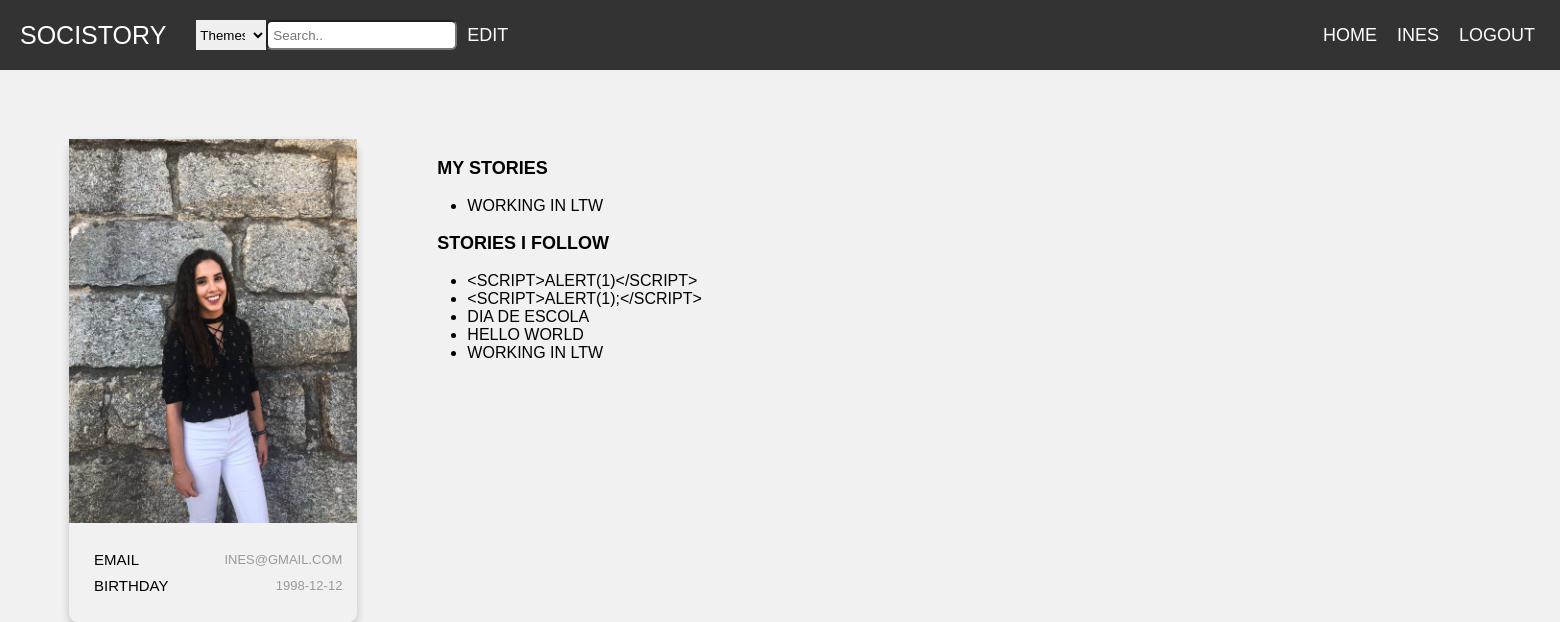
Page /pages/profilePage.php?username=Ines (signed in) on the earlier database version.
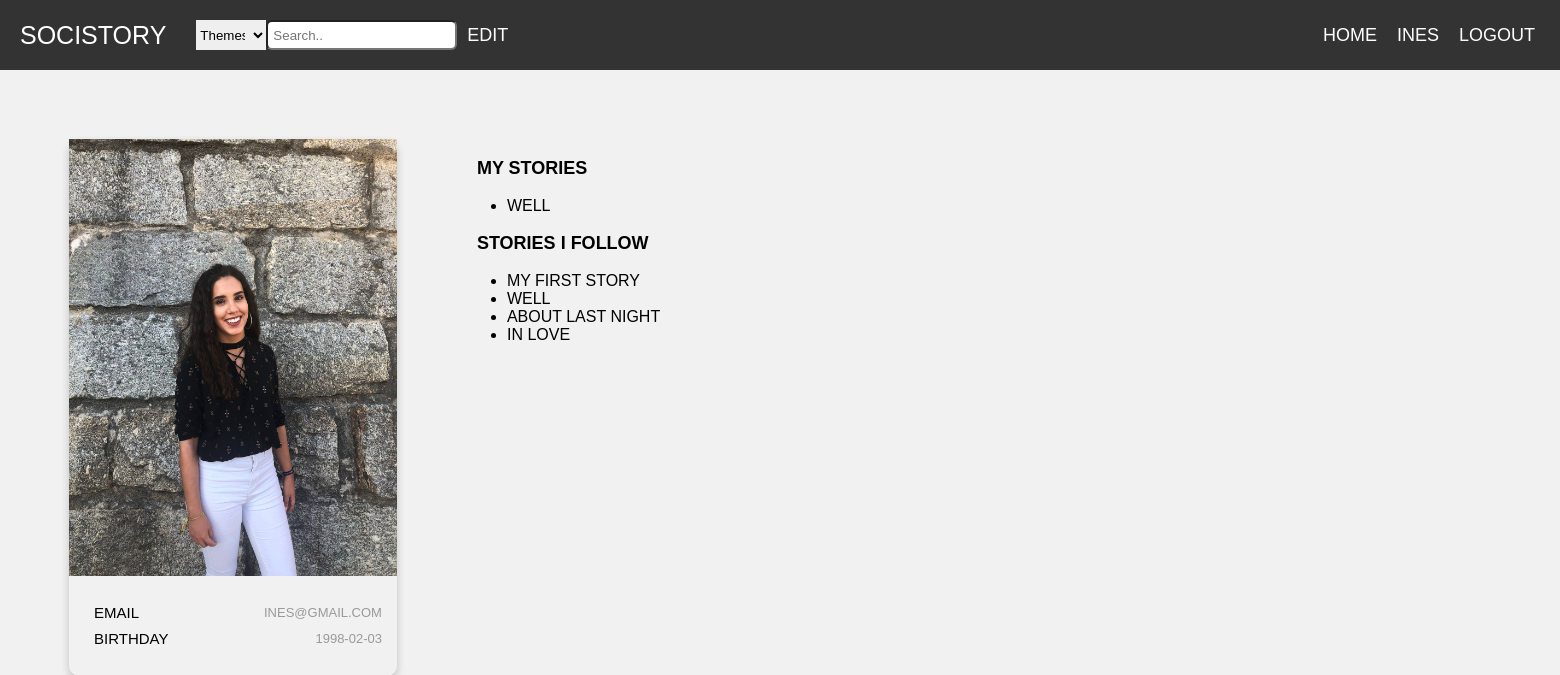
Same page on the later database version.
### tables this page shows
CREATE TABLE users(
  username VARCHAR PRIMARY KEY,
  email VARCHAR UNIQUE,
  password VARCHAR(254) NOT NULL,
  salt VARCHAR(32) NOT NULL,
  birthday DATE,
  img VARCHAR
);

CREATE TABLE stories(
  entity_id INTEGER PRIMARY KEY REFERENCES entities,
  username VARCHAR NOT NULL REFERENCES users,
  title TEXT NOT NULL, 
  body TEXT NOT NULL,
  hour DATETIME NOT NULL,
  UNIQUE(username, title, body)
);

### database/db_comments.php (called while the page is built, shortened)
<?php
    function getUsernameInfo($username){
    $db = Database::instance()->db();
    $stmt = $db->prepare('SELECT *, rowid FROM users where username = ?');
    $stmt->execute(array($username));
    return $stmt->fetch();
    }
  function myComments($username) {
    $db = Database::instance()->db();
    $stmt = $db->prepare("SELECT  DISTINCT stories.* from stories LEFT JOIN likes on likes.entity_id = stories.entity_id, comments where comments.username = ?");
    $stmt->execute(array($username));
    return $stmt->fetchAll();
  }
  function myStories($username) {
    $db = Database::instance()->db();
    $stmt = $db->prepare('SELECT title FROM stories WHERE username = ?');
    $stmt->execute(array($username));
    return $stmt->fetchAll();
  }
?>

### pages/profilePage.php (the view, shortened to what this page needs)
<?php
include_once('../templates/common.php');
include_once('../database/db_comments.php');
$profileInfo = getUsernameInfo($_GET['username']);
$mystories = myStories($_GET['username']);
$myCommentStories =  myComments($_GET['username']);
draw_header($_SESSION['username']);
    ?>
 <link rel="stylesheet" href="../css/profilePage.css">
<div class="container">
    <div class="card">
            <img src="<?=$profileInfo['img']?>" alt="MyImg" style="width:100%">
        <div style="margin: 24px 0;">
            <ul class="single-category">
                <li class="row">
                    <h6 class="email">Email</h6>
                    <span> <?=$profileInfo['email']?></span> </li>
                <li class="row">
                    <h6 class="birthday">Birthday</h6>
                    <span> <?=$profileInfo['birthday'] ? $profileInfo['birthday'] :'No day inserted'?></span> </li>
            </ul>
            </div>
    </div>
    <section id="stories">
        <div class="container-story">
            <p class="profileinfo" id = myStories>
               <label for="myStories"> My Stories </label>
                <ul>
                    <?php
                    foreach($mystories as $story){
                        ?>
                        <li><?=$story['title']?> </li>
                    <?php }
                    unset($story) ?>
                </ul>
                    </p>
                    <p class="profileinfo" id ="myCommentedStories">
                    <label for="myCommentedStories"> Stories i follow </label>
                    <ul>
                    <?php
                    foreach($myCommentStories as $story){
                        ?>
                        <li><?=$story['title']?> </li>
                    <?php }
                    unset($story) ?>
                </ul>
                    </p>
                    </div>
                    </div>
<?php
draw_footer();
?>

### templates/common.php (shortened to what this page needs)
<?php function draw_header($username){
?>
  <link rel="stylesheet" href="../css/common.css">
<!DOCTYPE html>
<html>
<head>
    <link rel="stylesheet" href="../css/mainPage.css">
</head>
<body>
    <header>
        <?php if($username != null) { ?>
           <nav>
           <div class="header">
            <link rel="stylesheet" href="https://cdnjs.cloudflare.com/ajax/libs/font-awesome/4.7.0/css/font-awesome.min.css">
           <div class="topnav" id="myTopnav">
               <div class="logo">
                   <a href="../pages/stories.php?search=all&sub=null" class="logo">SociStory</a>
               </div>
               <div class="searchArea">
                    <div class="form-area">
                        <form id="searchForm" method="get">
                            <select name="searchthemes" id="searchBox">
                                <option value="Themes">Themes</option>
                            </select>
                            <input id="search" type="text" placeholder="Search..">
                        </form>
                    </div>
               </div>
               <div class=topnav-right>
                   <a href="../pages/stories.php?search=all&sub=null">Home</a>
                   <a href="../pages/profilePage.php?username=<?=$username?>"> <?=$username?></a>
                   <a href="../actions/user_logout.php">Logout</a>
               </div>
            </div>
        <?php }  ?>
        </nav>
    </header>
<?php
}
?>
<?php function draw_footer(){
?>
</body>
</html>
<?php
}
?>

### css/common.css (style rules this page uses)
* { box-sizing: border-box; }
body { margin: 0; font-family: Poppins, sans-serif; }
.header { overflow: hidden; background-color: #333; padding: 20px 10px; }
.header a.logo { font-size: 25px; }
.topnav { display: flex; flex-direction: row; align-items: center; float: left; width: 100%; }
.topnav a { float: left; color: white; text-align: center; padding: 10px; text-decoration: none; font-size: 18px; line-height: 8px; border-radius: 4px; }
form#searchForm { padding-left: 20px; display: flex; flex: center; float: left; width: 100%; position: relative; margin: 0; }
.topnav-right { justify-content: space-between; display: flex; position: absolute; right: 0; padding-right: 15px; }
.searchArea { float: left; }
input#search { width: 100%; background-color: #fff; height: 30px; color: #b2b2b2; border-radius:6px; padding: 0 5px; }
select#searchBox { background-color: #efefef; width: 70; border: 0; padding-right:5px; }

### css/mainPage.css (style rules this page uses)
body { font-family: Poppins-Regular, sans-serif; }
.row { display: -ms-flexbox; display: flex; -ms-flex-wrap: wrap; flex-wrap: wrap; }
body { margin: 0; padding: 0; font-family: Raleway; text-transform: uppercase; font-size: 11px; }

### css/profilePage.css (style rules this page uses)
html, body, .sidebar, .content-posts { height: 100%; }
body { font-size: 16px; font-family: Poppins, sans-serif; font-weight: normal; background-color: #f1f1f1; }
.container { width: 110%; padding-right:15px; padding-left:15px; }
p { margin-top: 0; display: block; margin-block-start: 1em; margin-block-end: 1em; margin-inline-start: 0px; margin-inline-end: 0px; }
.container { width: 100%; padding-right: 15px; padding-left: 15px; margin-right: auto; margin-left: auto; display: flex; margin-right: -15px; margin-left: -15px; }
section#stories { padding: 70; }
p#myStories { font-size: large; font-weight: 900; }
p#myCommentedStories { font-size: large; }
form { width: 100%; font-size: x-large; font-family: monospace; display: flex; justify-content: space-between; }
input[type="text"] { height: 30px; border-radius: 12px; padding: 10px; }
label { margin-bottom: 10px; margin-left: 10px; }
@media (min-width: 768px) { .container { max-width: 720px; } }
.card { box-shadow: 0 4px 8px 0 rgba(0, 0, 0, 0.2); margin: auto; text-align: center; font-family: arial; margin-top: 10%; margin-left: 10%; border-radius: 10px; width:60%; }
a { text-decoration: none; font-size: 22px; color: black; }
.row { display: -ms-flexbox; display: flex; justify-content: space-between; -ms-flex-wrap: wrap; flex-wrap: wrap; position: relative; right: 15; }
.card h6 { font-size: 15px; margin: 0px; padding-right: 0px; font-weight: normal; line-height: 26px; }
span { font-size: 13px; font-weight: normal; display: block; color: #999999; margin-top: 5px; }
ul.single-category { display: flex; flex-direction: column; }
.container-story { width: 1000%; }
.profileinfo label { font-weight: 900; }

Differences in the rows shown:
removed stories: title "WORKING IN LTW"
removed stories: title "<SCRIPT>ALERT(1)</SCRIPT>"
removed stories: title "<SCRIPT>ALERT(1);</SCRIPT>"
removed stories: title "DIA DE ESCOLA"
changed users "INES@GMAIL.COM": birthday "1998-12-12" → "1998-02-03"
added stories: title "WELL"
changed stories: title "HELLO WORLD" → "MY FIRST STORY"
added stories: title "ABOUT LAST NIGHT"
added stories: title "IN LOVE"
